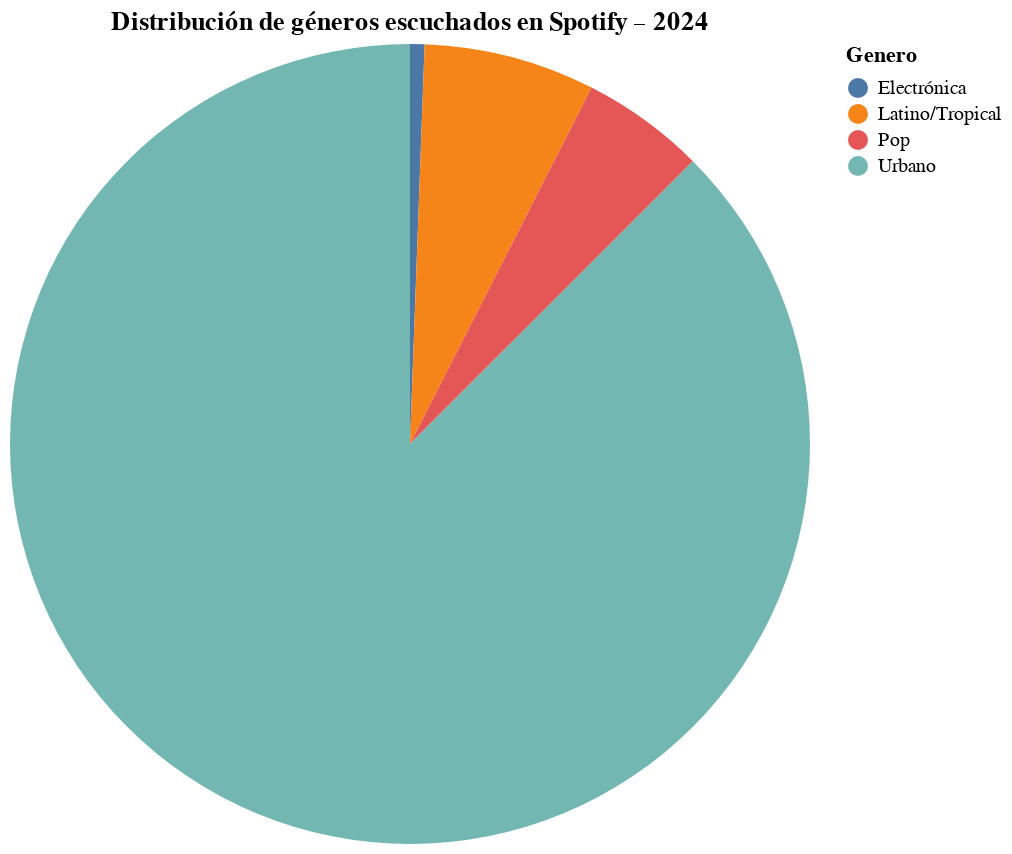

Write notebook code for a chart like this one.
### Code cell
genero_counts = (
    df.groupby("Genero")
      .size()
      .reset_index(name="Cantidad")
)

# Luego de tener ya subida la base de datos del archivo, lo dividimos de tal forma de mostar los porcentajes de las canciones escuchadas
total = genero_counts["Cantidad"].sum()
genero_counts["Porcentaje"] = 100 * genero_counts["Cantidad"] / total

# Despues hacemos el gráfico de torta
pie = (
    alt.Chart(genero_counts)
       .mark_arc()
       .encode(
           theta="Cantidad:Q",
           color="Genero:N",
           tooltip=[
               alt.Tooltip("Genero:N", title="Género"),
               alt.Tooltip("Cantidad:Q", title="Cantidad"),
               alt.Tooltip("Porcentaje:Q", format=".1f", title="Porcentaje (%)")
           ]
       )
       .properties(
           width=400,
           height=400,
           title="Distribución de géneros escuchados en Spotify – 2024"
       )
)

pie

### Figure 1 — Vega-Lite specification as saved in the notebook (floating-point values rounded to 4 significant figures)
{"config": {"view": {"continuousWidth": 300, "continuousHeight": 300}}, "data": {"name": "data-8c0f067a8e50e487804ebb54e0d47903"}, "mark": {"type": "arc"}, "encoding": {"color": {"field": "Genero", "type": "nominal"}, "theta": {"field": "Cantidad", "type": "quantitative"}, "tooltip": [{"field": "Genero", "title": "Género", "type": "nominal"}, {"field": "Cantidad", "title": "Cantidad", "type": "quantitative"}, {"field": "Porcentaje", "format": ".1f", "title": "Porcentaje (%)", "type": "quantitative"}]}, "height": 400, "title": "Distribución de géneros escuchados en Spotify – 2024", "width": 400, "$schema": "https://vega.github.io/schema/vega-lite/v5.20.1.json", "datasets": {"data-8c0f067a8e50e487804ebb54e0d47903": [{"Genero": "Electrónica", "Cantidad": 7, "Porcentaje": 0.5833}, {"Genero": "Latino/Tropical", "Cantidad": 83, "Porcentaje": 6.917}, {"Genero": "Pop", "Cantidad": 60, "Porcentaje": 5.0}, {"Genero": "Urbano", "Cantidad": 1050, "Porcentaje": 87.5}]}}
